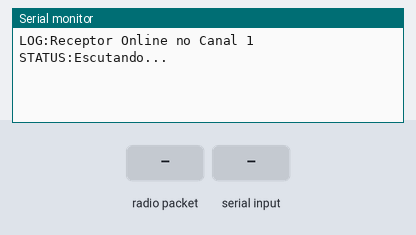
Bench run of a sketch on a simulated ESP32. On the bench: the last lines printed to the serial monitor. The inputs (shaded band) are chosen by the test bench. EEPROM starts erased.

Above: at 1.2 s.
1.3 s: radio packet "DISC_CTRL" arrives
At 2.6 s:
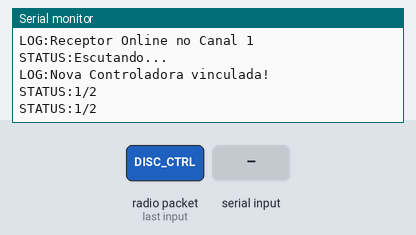
2.8 s: "OPEN\n" received over Serial
At 3.6 s:
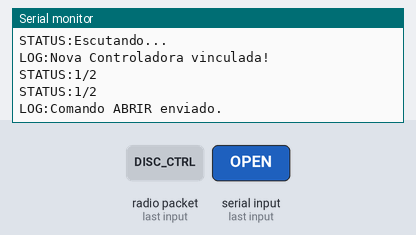
4.3 s: radio packet "DISC_CAM" arrives
At 5.4 s:
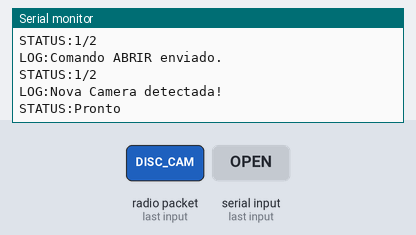
5.8 s: "CLOSE\n" received over Serial
At 5.96 s:
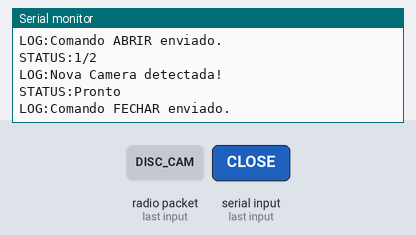

The sketch:

esp32-receptor.ino
```cpp
#include <esp_now.h>
#include <WiFi.h>
#include <Preferences.h>

#define MAX_PAYLOAD_SIZE 235
#define MAX_IMAGE_SIZE 40000

typedef struct {
  uint16_t frame_id;
  uint16_t total_chunks;
  uint16_t chunk_index;
  uint16_t payload_len;
  uint8_t payload[MAX_PAYLOAD_SIZE];
} DataPacket;

typedef struct {
  char comando[10];
  int tempo;
} ControlPacket;

Preferences pref;
uint8_t macControladora[6];
bool ctrlPareada = false;
uint8_t frame_buffer[MAX_IMAGE_SIZE];
uint16_t current_frame_id = 0;
uint16_t chunks_received = 0;
bool cameraConectada = false;
bool controladoraConectada = false;
unsigned long lastCameraTime = 0;
unsigned long lastControladoraTime = 0;
unsigned long lastStatusCheck = 0;
const unsigned long CONNECTION_TIMEOUT = 10000; // 10 segundos de timeout
const unsigned long STATUS_INTERVAL = 2000; // Enviar status a cada 2 segundos

void enviarLog(String mensagem) {
  Serial.print("LOG:");
  Serial.println(mensagem);
  Serial.flush();
}

void enviarStatus() {
  String statusMsg = "STATUS:";
  if (!cameraConectada && !controladoraConectada) statusMsg += "Escutando...";
  else if (cameraConectada && controladoraConectada) statusMsg += "Pronto";
  else statusMsg += "1/2";
  Serial.println(statusMsg);
}

void OnDataRecv(const esp_now_recv_info *info, const uint8_t *incomingData, int len) {
  // 1. Processamento de Imagem
  if (len == sizeof(DataPacket)) {
    DataPacket *packet = (DataPacket *)incomingData;
    if (packet->frame_id != current_frame_id) {
      current_frame_id = packet->frame_id;
      chunks_received = 0;
    }
    size_t offset = packet->chunk_index * MAX_PAYLOAD_SIZE;
    if (offset + packet->payload_len <= MAX_IMAGE_SIZE) {
      memcpy(frame_buffer + offset, packet->payload, packet->payload_len);
      chunks_received++;
    }
    if (chunks_received == packet->total_chunks || packet->chunk_index == packet->total_chunks - 1) {
      uint32_t final_size = (packet->total_chunks - 1) * MAX_PAYLOAD_SIZE + packet->payload_len;
      Serial.print("START_IMG");
      Serial.write(frame_buffer, final_size);
      Serial.print("END_IMG");
      Serial.flush();
      chunks_received = 0; current_frame_id = 0;
    }
    cameraConectada = true;
    lastCameraTime = millis();
    enviarStatus();
    return;
  }

  // 2. Processamento de Mensagens de Controle/Discovery
  char msg[len + 1];
  memcpy(msg, incomingData, len);
  msg[len] = '\0';

  if (strstr(msg, "DISC_CTRL") || strstr(msg, "PING")) {
    if (!esp_now_is_peer_exist(info->src_addr)) {
      esp_now_peer_info_t peer = {};
      memcpy(peer.peer_addr, info->src_addr, 6);
      peer.channel = 1;
      peer.encrypt = false;
      peer.ifidx = WIFI_IF_STA;
      esp_now_add_peer(&peer);
    }

    // Se for um novo pareamento
    if (strstr(msg, "DISC_CTRL")) {
      memcpy(macControladora, info->src_addr, 6);
      pref.putBytes("macCtrl", macControladora, 6);
      ctrlPareada = true;
      enviarLog("Nova Controladora vinculada!");
    }

    const char *reply = "ACK_CTRL";
    esp_now_send(info->src_addr, (uint8_t *)reply, strlen(reply) + 1);
    controladoraConectada = true;
    lastControladoraTime = millis();
    enviarStatus();
  }

  else if (strstr(msg, "DISC_CAM")) {
    if (!esp_now_is_peer_exist(info->src_addr)) {
      esp_now_peer_info_t peer = {};
      memcpy(peer.peer_addr, info->src_addr, 6);
      peer.channel = 1;
      peer.encrypt = false;
      peer.ifidx = WIFI_IF_STA;
      esp_now_add_peer(&peer);
      enviarLog("Nova Camera detectada!");
    }
    const char *reply = "ACK_CAM";
    esp_now_send(info->src_addr, (uint8_t *)reply, strlen(reply) + 1);
    cameraConectada = true;
    lastCameraTime = millis();
    enviarStatus();
  }
}

void setup() {
  Serial.begin(921600);

  // Fixar canal WiFi aumenta estabilidade no ESP-NOW
  WiFi.mode(WIFI_STA);
  WiFi.setChannel(1);
  WiFi.disconnect();

  if (esp_now_init() != ESP_OK) {
    enviarLog("ERRO: Falha ao iniciar ESP-NOW");
    ESP.restart();
  }

  esp_now_register_recv_cb(OnDataRecv);
  pref.begin("seav_rec", false);

  // Registro do Peer de Broadcast
  uint8_t broadcastMac[] = {0xFF, 0xFF, 0xFF, 0xFF, 0xFF, 0xFF};
  esp_now_peer_info_t bPeer = {};
  memcpy(bPeer.peer_addr, broadcastMac, 6);
  bPeer.channel = 1; bPeer.encrypt = false; bPeer.ifidx = WIFI_IF_STA;
  esp_now_add_peer(&bPeer);

  if (pref.getBytes("macCtrl", macControladora, 6) > 0) {
    ctrlPareada = true;
    // Não marca como conectada automaticamente - aguarda resposta real
    esp_now_peer_info_t peer = {};
    memcpy(peer.peer_addr, macControladora, 6);
    peer.channel = 1; peer.encrypt = false; peer.ifidx = WIFI_IF_STA;
    esp_now_add_peer(&peer);
    enviarLog("Controladora carregada da memoria.");
  }

  enviarLog("Receptor Online no Canal 1");
  lastStatusCheck = millis();
  lastCameraTime = millis();
  lastControladoraTime = millis();
  enviarStatus();
}

void loop() {
  // Verificar status periodicamente
  unsigned long currentTime = millis();

  if (currentTime - lastStatusCheck > STATUS_INTERVAL) {
    lastStatusCheck = currentTime;

    // Verificar timeout de conexão
    if (cameraConectada && (currentTime - lastCameraTime) > CONNECTION_TIMEOUT) {
      cameraConectada = false;
      enviarLog("Camera desconectada (timeout)");
    }
    if (controladoraConectada && (currentTime - lastControladoraTime) > CONNECTION_TIMEOUT) {
      controladoraConectada = false;
      enviarLog("Controladora desconectada (timeout)");
    }

    enviarStatus();
  }

  if (Serial.available()) {
    String input = Serial.readStringUntil('\n');
    input.trim();

    if (ctrlPareada) {
      ControlPacket cp;
      if (input.startsWith("OPEN")) {
        strcpy(cp.comando, "ABRIR");
        cp.tempo = input.substring(5).toInt();
        esp_now_send(macControladora, (uint8_t *)&cp, sizeof(ControlPacket));
        enviarLog("Comando ABRIR enviado.");
      } else if (input.startsWith("CLOSE")) {
        strcpy(cp.comando, "FECHAR");
        cp.tempo = input.substring(6).toInt();
        esp_now_send(macControladora, (uint8_t *)&cp, sizeof(ControlPacket));
        enviarLog("Comando FECHAR enviado.");
      }
    }
  }
}
```

Measured:
- after the input at 1.3 s, the serial monitor: prints a new line after 0.05 s (image 1)
- after the input at 2.8 s, the serial monitor: prints a new line at once (image 2)
- after the input at 4.3 s, the serial monitor: prints a new line after 0.05 s (image 3)
- after the input at 5.8 s, the serial monitor: prints a new line at once (image 4)
